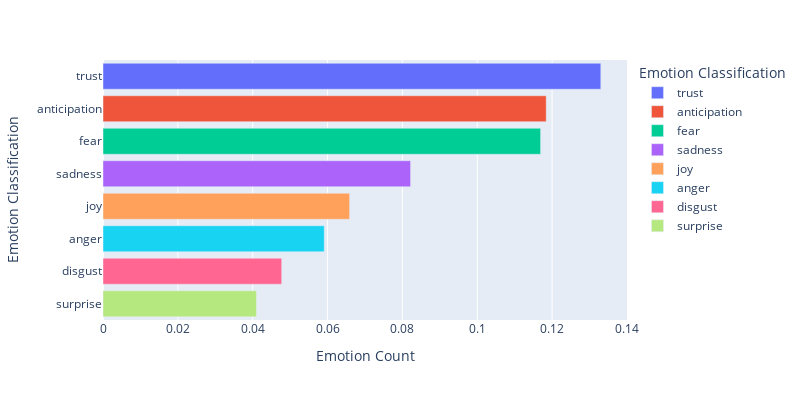

Source (notebook cell):
### Code cell
emotion_df = pd.DataFrame.from_dict(data, orient='index')
emotion_df = emotion_df.reset_index()
emotion_df = emotion_df.rename(columns={'index' : 'Emotion Classification' , 0: 'Emotion Count'})
emotion_df = emotion_df.sort_values(by=['Emotion Count'], ascending=False)
import plotly.express as px
fig = px.bar(emotion_df, x='Emotion Count', y='Emotion Classification', color = 'Emotion Classification', orientation='h', width = 800, height = 400)
fig.show()

### Figure 1 — Plotly figure (JSON) as saved in the notebook; plotly's stock layout.template omitted (floating-point values rounded to 4 significant figures)
{"data": [{"alignmentgroup": "True", "hovertemplate": "Emotion Classification=%{y}<br>Emotion Count=%{x}<extra></extra>", "legendgroup": "trust", "marker": {"color": "#636efa", "pattern": {"shape": ""}}, "name": "trust", "offsetgroup": "trust", "orientation": "h", "showlegend": true, "textposition": "auto", "type": "bar", "x": [0.133], "xaxis": "x", "y": ["trust"], "yaxis": "y"}, {"alignmentgroup": "True", "hovertemplate": "Emotion Classification=%{y}<br>Emotion Count=%{x}<extra></extra>", "legendgroup": "anticipation", "marker": {"color": "#EF553B", "pattern": {"shape": ""}}, "name": "anticipation", "offsetgroup": "anticipation", "orientation": "h", "showlegend": true, "textposition": "auto", "type": "bar", "x": [0.1184], "xaxis": "x", "y": ["anticipation"], "yaxis": "y"}, {"alignmentgroup": "True", "hovertemplate": "Emotion Classification=%{y}<br>Emotion Count=%{x}<extra></extra>", "legendgroup": "fear", "marker": {"color": "#00cc96", "pattern": {"shape": ""}}, "name": "fear", "offsetgroup": "fear", "orientation": "h", "showlegend": true, "textposition": "auto", "type": "bar", "x": [0.1169], "xaxis": "x", "y": ["fear"], "yaxis": "y"}, {"alignmentgroup": "True", "hovertemplate": "Emotion Classification=%{y}<br>Emotion Count=%{x}<extra></extra>", "legendgroup": "sadness", "marker": {"color": "#ab63fa", "pattern": {"shape": ""}}, "name": "sadness", "offsetgroup": "sadness", "orientation": "h", "showlegend": true, "textposition": "auto", "type": "bar", "x": [0.08219], "xaxis": "x", "y": ["sadness"], "yaxis": "y"}, {"alignmentgroup": "True", "hovertemplate": "Emotion Classification=%{y}<br>Emotion Count=%{x}<extra></extra>", "legendgroup": "joy", "marker": {"color": "#FFA15A", "pattern": {"shape": ""}}, "name": "joy", "offsetgroup": "joy", "orientation": "h", "showlegend": true, "textposition": "auto", "type": "bar", "x": [0.06589], "xaxis": "x", "y": ["joy"], "yaxis": "y"}, {"alignmentgroup": "True", "hovertemplate": "Emotion Classification=%{y}<br>Emotion Count=%{x}<extra></extra>", "legendgroup": "anger", "marker": {"color": "#19d3f3", "pattern": {"shape": ""}}, "name": "anger", "offsetgroup": "anger", "orientation": "h", "showlegend": true, "textposition": "auto", "type": "bar", "x": [0.05912], "xaxis": "x", "y": ["anger"], "yaxis": "y"}, {"alignmentgroup": "True", "hovertemplate": "Emotion Classification=%{y}<br>Emotion Count=%{x}<extra></extra>", "legendgroup": "disgust", "marker": {"color": "#FF6692", "pattern": {"shape": ""}}, "name": "disgust", "offsetgroup": "disgust", "orientation": "h", "showlegend": true, "textposition": "auto", "type": "bar", "x": [0.04775], "xaxis": "x", "y": ["disgust"], "yaxis": "y"}, {"alignmentgroup": "True", "hovertemplate": "Emotion Classification=%{y}<br>Emotion Count=%{x}<extra></extra>", "legendgroup": "surprise", "marker": {"color": "#B6E880", "pattern": {"shape": ""}}, "name": "surprise", "offsetgroup": "surprise", "orientation": "h", "showlegend": true, "textposition": "auto", "type": "bar", "x": [0.041], "xaxis": "x", "y": ["surprise"], "yaxis": "y"}], "layout": {"barmode": "relative", "height": 400, "legend": {"title": {"text": "Emotion Classification"}, "tracegroupgap": 0}, "margin": {"t": 60}, "width": 800, "xaxis": {"anchor": "y", "domain": [0, 1], "title": {"text": "Emotion Count"}}, "yaxis": {"anchor": "x", "categoryarray": ["surprise", "disgust", "anger", "joy", "sadness", "fear", "anticipation", "trust"], "categoryorder": "array", "domain": [0, 1], "title": {"text": "Emotion Classification"}}}}
